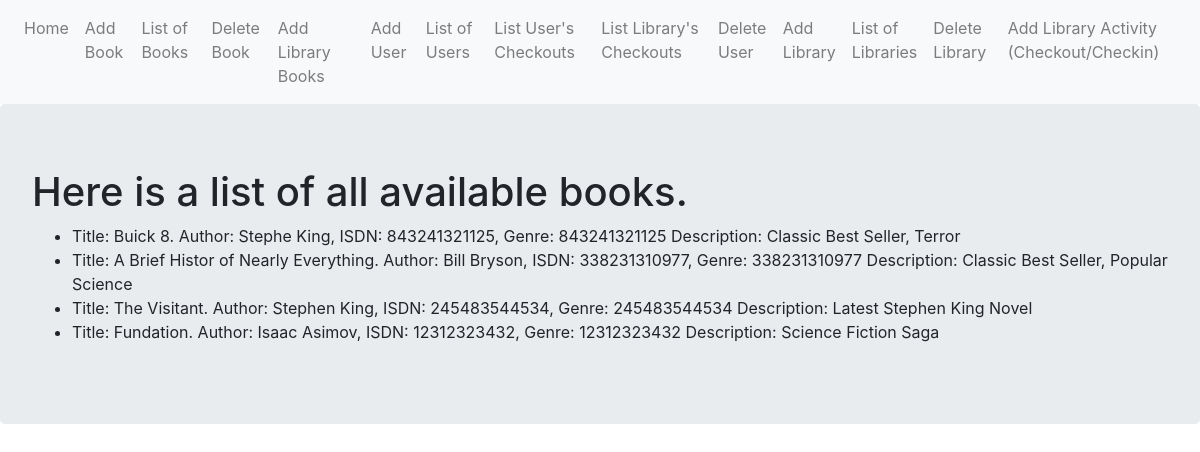
Page /books/list on the earlier database version.
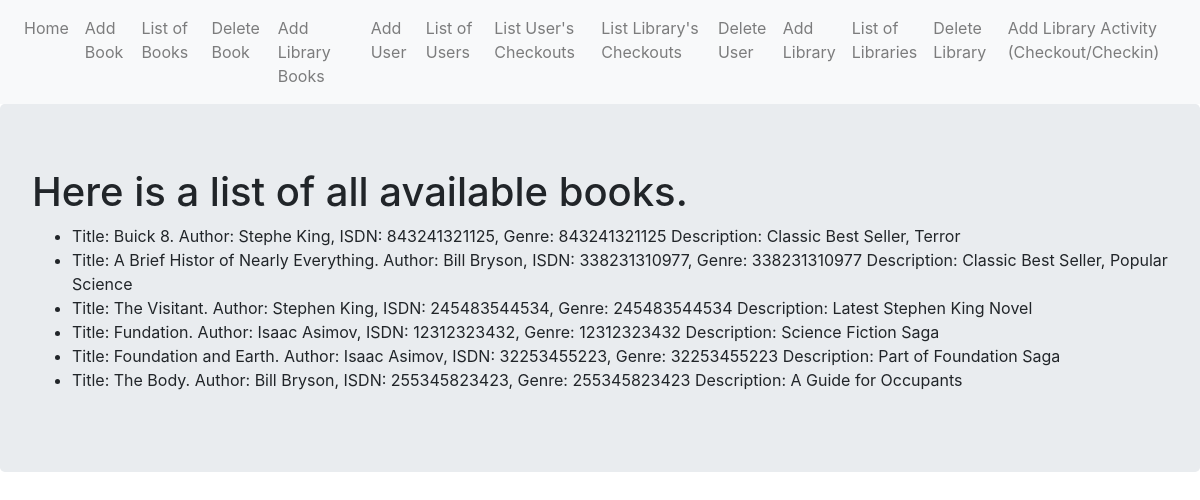
Same page on the later database version.
### myproject/models.py (models this page shows, shortened)
class Books(db.Model):
    __tablename__ = 'books'
    book_id = db.Column(db.Integer,primary_key = True)
    title = db.Column(db.String(255))
    author_name = db.Column(db.String(255), nullable=True)
    isdn_num = db.Column(db.String(255), nullable=True)
    genre = db.Column(db.String(255), nullable=True)
    description = db.Column(db.Text, nullable=True)
    def __repr__(self):
        if self.title:
            return f"Title: {self.title}. Author: {self.author_name}, ISDN: {self.isdn_num}, Genre: {self.isdn_num}" \
                   f" Description: {self.description}"

### myproject/books/views.py (the view)
@books_blueprint.route('/list')
def list():
    books = Books.query.all()
    return render_template('list.html', books=books)

### myproject/books/templates/books/list.html
{% extends "base.html" %}
{% block content %}
<div class="jumbotron">
  <h1>Here is a list of all available books.</h1>
  <ul>
    {% for boo in books  %}
    <li>{{boo}}</li>
    {% endfor %}
  </ul>
</div>
{% endblock %}

### myproject/templates/base.html (shortened to what this page needs)
<!DOCTYPE html>
<html lang="en" dir="ltr">
  <head>
    <link rel="stylesheet" href="https://maxcdn.bootstrapcdn.com/bootstrap/4.0.0/css/bootstrap.min.css">
  </head>
  <body>
    <nav class="navbar navbar-expand-lg navbar-light bg-light">
    <div class="navbar-nav">
      <a class="nav-item nav-link" href="{{ url_for('index') }}">Home</a>
      <a class="nav-item nav-link" href="{{ url_for('books.add') }}">Add Book</a>
      <a class="nav-item nav-link" href="{{ url_for('books.list') }}">List of Books</a>
      <a class="nav-item nav-link" href="{{ url_for('books.delete') }}">Delete Book</a>
      <a class="nav-item nav-link" href="{{ url_for('library_books.add') }}">Add Library Books</a>
      <a class="nav-item nav-link" href="{{ url_for('users.add') }}">Add User</a>
      <a class="nav-item nav-link" href="{{ url_for('users.list') }}">List of Users</a>
      <a class="nav-item nav-link" href="{{ url_for('users.list_by_act') }}">List User's Checkouts</a>
      <a class="nav-item nav-link" href="{{ url_for('users.list_lib_checkout') }}">List Library's Checkouts</a>
      <a class="nav-item nav-link" href="{{ url_for('users.delete') }}">Delete User</a>
      <a class="nav-item nav-link" href="{{ url_for('libraries.add') }}">Add Library</a>
      <a class="nav-item nav-link" href="{{ url_for('libraries.list_libraries') }}">List of Libraries</a>
      <a class="nav-item nav-link" href="{{ url_for('libraries.delete') }}">Delete Library</a>
      <a class="nav-item nav-link" href="{{ url_for('library_activities.add') }}">Add Library Activity (Checkout/Checkin)</a>
    </div>
</nav>
    {% block content %}
    {% endblock %}
  </body>
</html>

Differences in the rows shown:
added Books: title+author_name+isdn_num "Title: Foundation and Earth. Author: Isaac Asimov, ISDN: 32253455223, Genre: 32253455223 Description: Part of Foundation Saga"
added Books: title+author_name+isdn_num "Title: The Body. Author: Bill Bryson, ISDN: 255345823423, Genre: 255345823423 Description: A Guide for Occupants"
